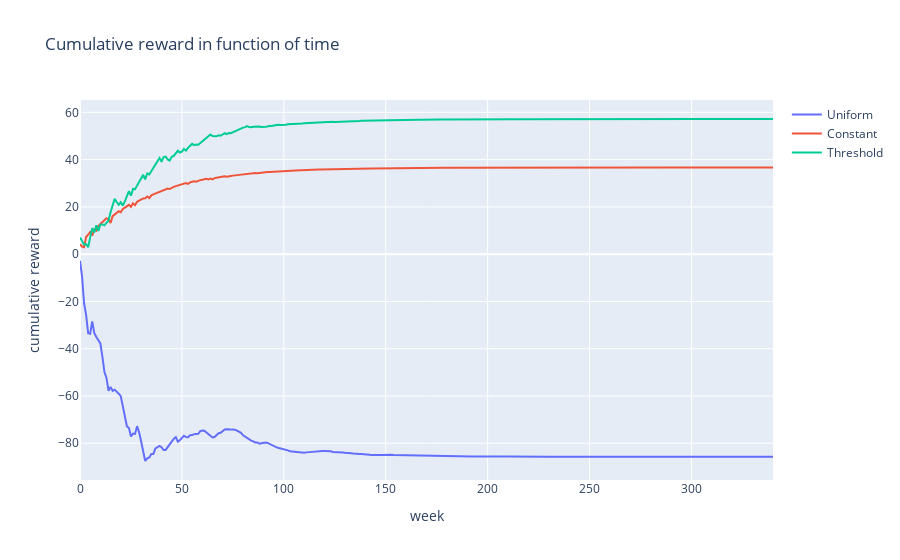

The notebook cell saved with this chart:
### Markdown cell above
**Plot the cumulative discounted reward as a function of time for the three baselines.**

You should plot one trajectory for each policy, all on the same graph. Don't forget to add legends to the graph.

### Code cell
T = int(np.log(1/(0.001*(1-gamma)))/np.log(1/gamma)) # truncation of the infinite sum


S,R=SimulateTrajectory(T,PiUniform,s1)
S1,R1=SimulateTrajectory(T,PiConstant,s1)
S2,R2=SimulateTrajectory(T,PiThreshold,s1)

C=[R[0]]
C1=[R1[0]]
C2=[R2[0]]
for t in range(1,T):
    C.append(C[-1]+R[t]*gamma**t)
    C1.append(C1[-1]+R1[t]*gamma**t)
    C2.append(C2[-1]+R2[t]*gamma**t)

fig=go.Figure()
fig.add_trace(go.Scatter(x=list(range(T)),y=C,name="Uniform"))
fig.add_trace(go.Scatter(x=list(range(T)),y=C1,name="Constant"))
fig.add_trace(go.Scatter(x=list(range(T)),y=C2,name="Threshold"))
fig.update_layout(title="Cumulative reward in function of time ",xaxis_title="week",yaxis_title="cumulative reward")
fig.show();

### Figure 1 — Plotly figure (JSON) as saved in the notebook; plotly's stock layout.template omitted (floating-point values rounded to 4 significant figures; data arrays with more than 128 entries replaced by an {"elided": "..."} marker saying what was removed)
{"data": [{"name": "Uniform", "type": "scatter", "x": {"elided": "341 int values"}, "y": {"elided": "341 float values"}}, {"name": "Constant", "type": "scatter", "x": {"elided": "341 int values"}, "y": {"elided": "341 float values"}}, {"name": "Threshold", "type": "scatter", "x": {"elided": "341 int values"}, "y": {"elided": "341 float values"}}], "layout": {"title": {"text": "Cumulative reward in function of time "}, "xaxis": {"title": {"text": "week"}}, "yaxis": {"title": {"text": "cumulative reward"}}}}
